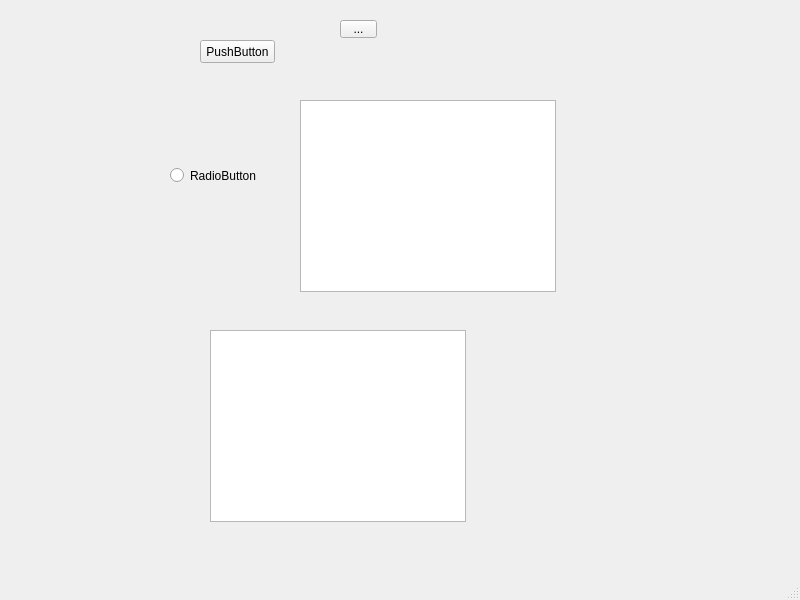
<?xml version="1.0" encoding="UTF-8"?>
<ui version="4.0">
 <class>MainWindow</class>
 <widget class="QMainWindow" name="MainWindow">
  <property name="geometry">
   <rect>
    <x>0</x>
    <y>0</y>
    <width>800</width>
    <height>600</height>
   </rect>
  </property>
  <property name="windowTitle">
   <string>MainWindow</string>
  </property>
  <widget class="QWidget" name="centralwidget">
   <widget class="QRadioButton" name="radioButton">
    <property name="geometry">
     <rect>
      <x>170</x>
      <y>150</y>
      <width>121</width>
      <height>51</height>
     </rect>
    </property>
    <property name="text">
     <string>RadioButton</string>
    </property>
   </widget>
   <widget class="QPushButton" name="pushButton">
    <property name="geometry">
     <rect>
      <x>200</x>
      <y>40</y>
      <width>75</width>
      <height>23</height>
     </rect>
    </property>
    <property name="text">
     <string>PushButton</string>
    </property>
   </widget>
   <widget class="QToolButton" name="toolButton">
    <property name="geometry">
     <rect>
      <x>340</x>
      <y>20</y>
      <width>37</width>
      <height>18</height>
     </rect>
    </property>
    <property name="text">
     <string>...</string>
    </property>
   </widget>
   <widget class="QTableView" name="tableView">
    <property name="geometry">
     <rect>
      <x>210</x>
      <y>330</y>
      <width>256</width>
      <height>192</height>
     </rect>
    </property>
   </widget>
   <widget class="QColumnView" name="columnView">
    <property name="geometry">
     <rect>
      <x>300</x>
      <y>100</y>
      <width>256</width>
      <height>192</height>
     </rect>
    </property>
   </widget>
  </widget>
  <widget class="QMenuBar" name="menubar">
   <property name="geometry">
    <rect>
     <x>0</x>
     <y>0</y>
     <width>800</width>
     <height>23</height>
    </rect>
   </property>
  </widget>
  <widget class="QStatusBar" name="statusbar"/>
 </widget>
 <resources/>
 <connections/>
</ui>
